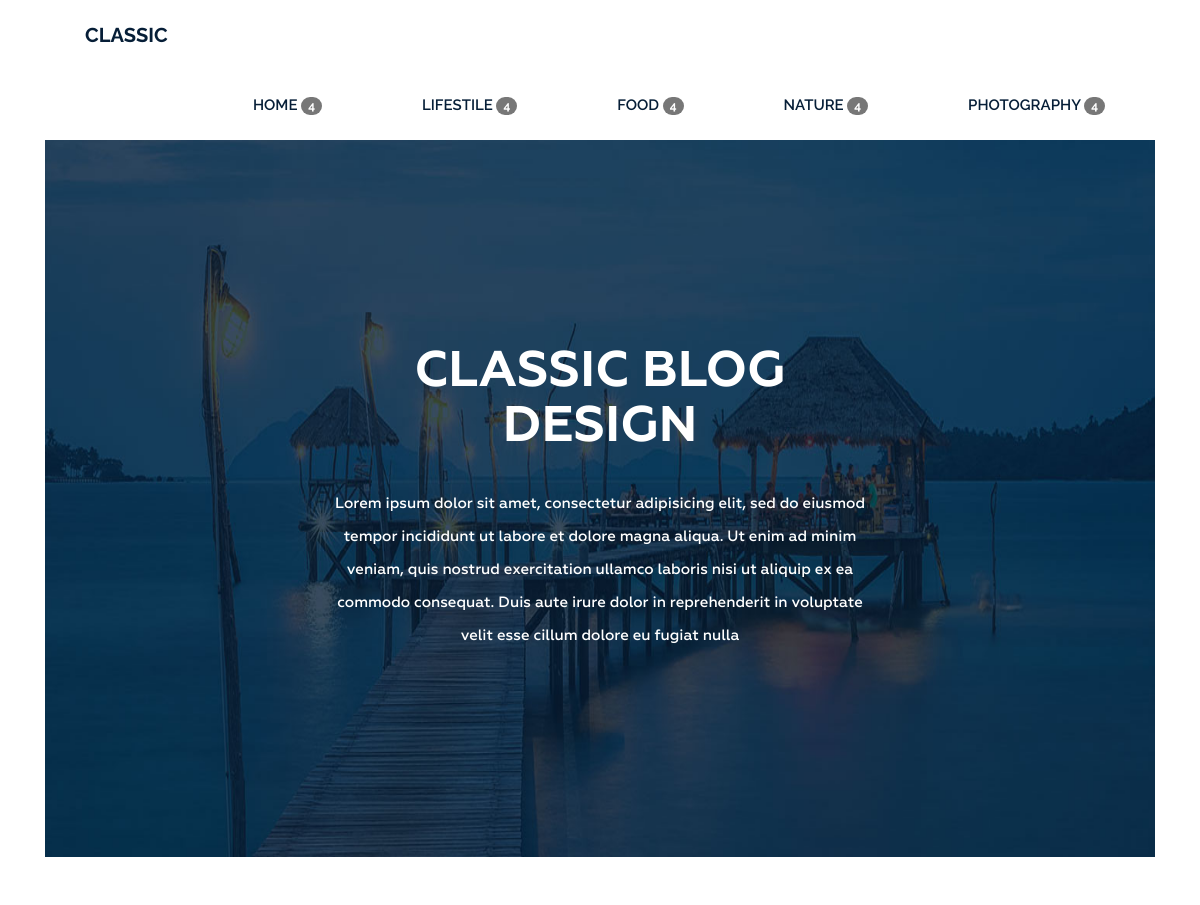
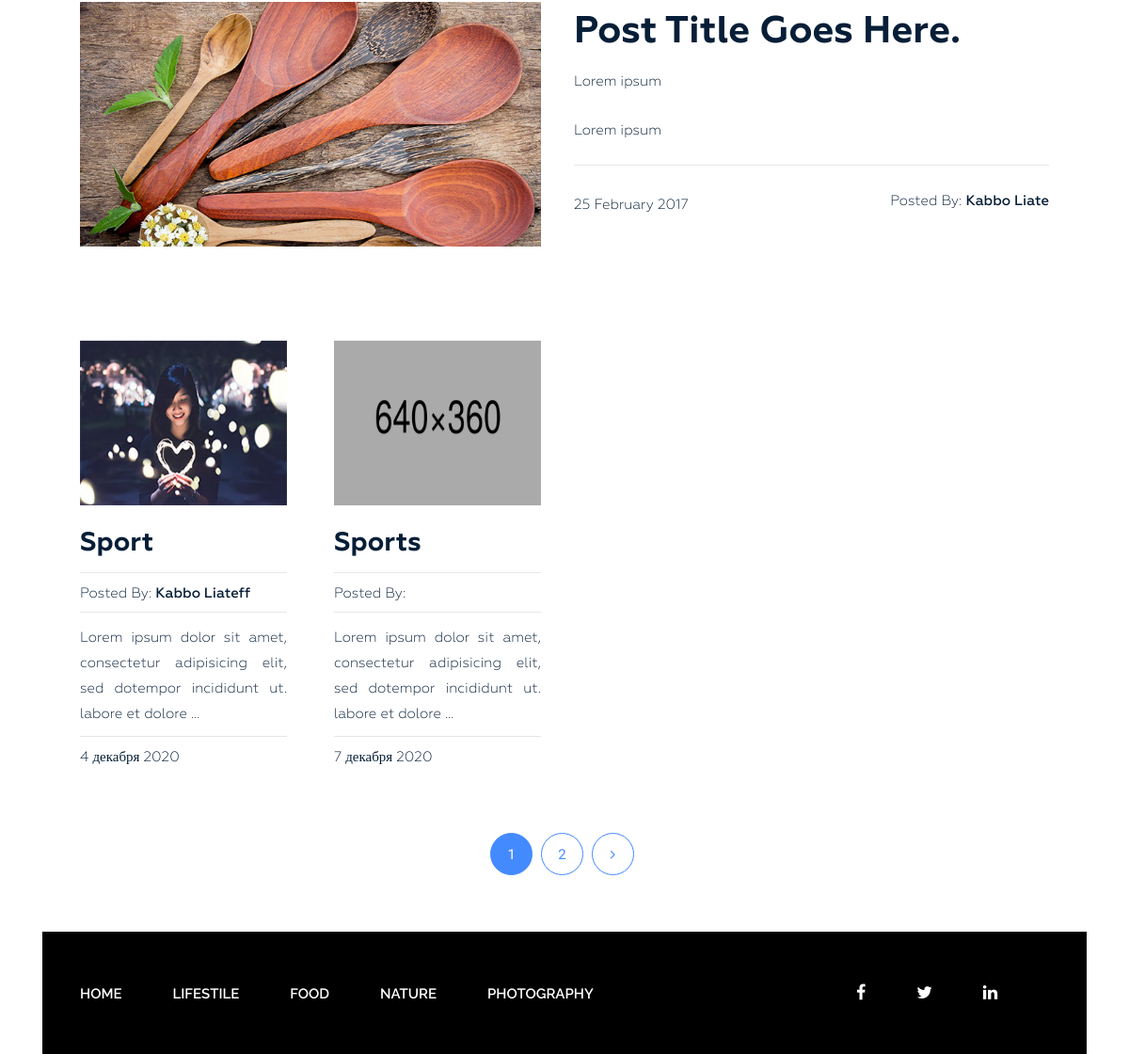
The app's page /category/home/ with its own data (2 pictures, top to bottom).
### blog/models.py (models this page shows, shortened)
class Category(models.Model):
    objects = None
    title = models.CharField(max_length=255)
    slug = models.SlugField(max_length=255, unique=True)
    class Meta:
        ordering = ['id']

class Post(models.Model):
    objects = None
    title = models.CharField(max_length=255)
    slug = models.SlugField(max_length=255, unique=True)
    author = models.CharField(max_length=100)
    content = models.TextField(blank=True)
    created_at = models.DateTimeField(auto_now_add=True)
    photo = models.ImageField(upload_to='photo/%Y/%m/%d', blank=True)
    views = models.IntegerField(default=0)
    category = models.ForeignKey(Category, on_delete=models.PROTECT, related_name='posts')
    tags = models.ManyToManyField(Tag, blank=True, related_name='posts')
    class Meta:
        ordering = ['category']

### blog/views.py (the view)
# urls.py: path('category/<str:slug>/', CategoryList.as_view(), name='category'),
class CategoryList(ListView):
    model = Post
    template_name = 'blog/category.html'
    context_object_name = 'posts'
    paginate_by = 2
    def get_queryset(self):
        return Post.objects.filter(category__slug=self.kwargs['slug'])
    def get_context_data(self, *, object_list=None, **kwargs):
        context = super().get_context_data(**kwargs)
        context['categories'] = Category.objects.all()  # get(slug=self.kwargs['slug'])
        return context

### blog/templatetags/sidebar.py (called while the page is built)
@register.simple_tag()
def get_categories():
    return Category.objects.annotate(cnt=Count('posts')).filter(cnt__gt=0).order_by('id')

### blog/templates/blog/category.html (shortened to what this page needs)
{% extends 'base.html' %}
{% load static %}
{% block content %}
<section class="bg-text-area">
            <div class="container">
                <div class="row">
                    <div class="col-md-12">
                        <div class="bg-text">
                            <h3>Classic BLOG Design</h3>
                            <p>Lorem ipsum dolor sit amet, consectetur adipisicing elit, sed do eiusmod tempor incididunt ut labore et dolore magna aliqua. Ut enim ad minim veniam, quis nostrud exercitation ullamco laboris nisi ut aliquip ex ea commodo consequat. Duis aute irure dolor in reprehenderit in voluptate velit esse cillum dolore eu fugiat nulla </p>
                        </div>
                    </div>
                </div>
            </div>
        </section>
<section class="blog-post-area">
     <div class="container">
        <div class="row">
            <div class="blog-post-area-style">
                <div class="col-md-12">
                    <div class="single-post-big">
                        <div class="big-image">
                                        <img src="{% static 'img/post-image1.jpg' %}" alt="">
                            </div>
                                  <div class="big-text">
                                        <h3><a href="#">Post Title Goes Here.</a></h3>
                                        <p>Lorem ipsum </p>
                                        <p>Lorem ipsum  </p>
                                        <h4><span class="date">25 February 2017</span><span class="author">Posted By: <span class="author-name">Kabbo Liate</span></span>
                                        </h4>
                                  </div>
                            </div>
                        </div>
                {% for post in posts %}
                <div class="col-md-3">
                    <div class="single-post">
                        {% if post.photo %}
                            <img src="{{ post.photo.url }}" alt="" width="100" height="175">
                        {% else %}
                            <img src="{% static 'img/640x360.png' %}" alt="" width="100" height="175">
                        {% endif %}
                        <h3><a href="{% url 'detail' post.slug %}">{{ post.title }}</a></h3>
                        <h4><span>Posted By: <span class="author-name">{{ post.author }}</span></span></h4>
                        {{ post.content|safe|truncatewords:15 }}
                        <h4><span>{{ post.created_at|date:"j E Y" }}</span></h4>
                    </div>
                </div>
                {% endfor %}
                    </div>
                </div>
            </div>
                {% if page_obj.has_other_pages %}
                    <div class="pegination">
                    <div class="nav-links">
                {% for p in page_obj.paginator.page_range %}
                    {% if page_obj.number == p %}
                            <span class="page-numbers current">{{p}}</span>
                    {% elif p > page_obj.number|add:'-3' and p < page_obj.number|add:'3' %}
                            <a class="page-numbers" href="?page={{p}}">{{p}}</a>
                    {% endif %}
                    {% endfor %}
                {% if page_obj.has_next  %}
                            <a class="page-numbers" href="?page={{ page_obj.next_page_number }}"><i class="fa fa-angle-right" aria-hidden="true"></i></a>
                {% endif %}
                    </div>
                    </div>
                {% endif %}
     </section>
{% endblock %}

### templates/base.html (shortened to what this page needs)
{% load static %}
{% load sidebar %}
{% load cache %}
<!DOCTYPE html>
<html lang="en">
<head>
    <link rel="stylesheet" href="https://maxcdn.bootstrapcdn.com/bootstrap/4.0.0/css/bootstrap.min.css"
>
    <link rel="stylesheet" href="{% static 'css/bootstrap.css' %}">
    <link rel="stylesheet" href="{% static 'css/font-awesome.min.css' %}">
    <link rel="stylesheet" href="{% static 'css/owl.carousel.min.css' %}">
    <link rel="stylesheet" href="{% static 'css/owl.theme.default.min.css' %}">
    <link rel="stylesheet" type="text/css" href="{% static 'style.css' %}">
    <link rel="stylesheet" type="text/css" href="{% static 'responsive.css' %}">
</head>
<body>
    <div class="wrapper">
        <header class="header">
            <div class="container">
                <div class="row">
                    <div class="col-md-2">
                        <div class="logo">
                            <h2><a href="{% url 'home' %}">Classic</a></h2>
                        </div>
                    </div>
                    <div class="col-md-12">
                        <div class="menu">
                            <ul>
                                    {% get_categories as categories %}
                                    {% for category in categories %}
                                    <li class="#"><a href="{% url 'category' category.slug %}">{{ category.title }}  <span class="badge badge-primary badge-pill">{{ category.cnt }}</span></a></li>
                                    {% endfor %}
                            </ul>
                        </div>
                    </div>
                </div>
            </div>
        </header>
            {% block content %} {% endblock %}
         <footer class="footer">
            <div class="container">
                <div class="row">
                    <div class="col-md-12">
                        <div class="footer-bg">
                            <div class="row">
                                <div class="col-md-9">
                                    <div class="footer-menu">
                                        <ul>
                                            {% for category in categories %}
                                            <li class="#"><a href="{% url 'category' category.slug %}">{{ category.title }}</a></li>
                                            {% endfor %}
                                        </ul>
                                    </div>
                                </div>
                                <div class="col-md-3">
                                    <div class="footer-icon">
                                        <p><a href="#"><i class="fa fa-facebook" aria-hidden="true"></i></a>
                                           <a href="#"><i class="fa fa-twitter" aria-hidden="true"></i></a>
                                           <a href="#"><i class="fa fa-linkedin" aria-hidden="true"></i></a>
                                           <a href="#"></a></p>
                                    </div>
                                </div>
                            </div>
                        </div>
                    </div>
                </div>
            </div>
        </footer>
    </div>
</body>
</html>

### records on screen
Category: title "HOME", cnt "4"
Category: title "LIFESTILE", cnt "4"
Category: title "FOOD", cnt "4"
Category: title "NATURE", cnt "4"
Category: title "PHOTOGRAPHY", cnt "4"
Post: photo (picture), title "Sport", author "Kabbo Liateff", content "Lorem ipsum dolor sit amet, consectetur adipisicing elit, sed dotempor incididunt ut. labore et dolore …", created_at "4 декабря 2020"
Post: title "Sports", content "Lorem ipsum dolor sit amet, consectetur adipisicing elit, sed dotempor incididunt ut. labore et dolore …", created_at "7 декабря 2020"

### other values on screen
{{ p }} "1"
{{ p }} "2"
